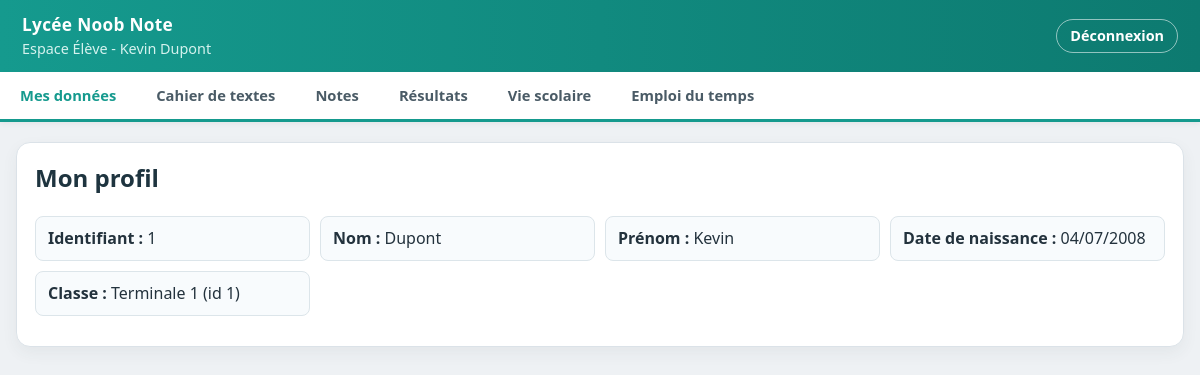
/eleve/mes-donnees (signed in), run on the app's committed database.
### tables this page shows
CREATE TABLE Eleves (
            id_eleve TEXT PRIMARY KEY,
            nom TEXT,
            prenom TEXT,
            date_naissance TEXT,
            mot_de_passe TEXT,
            id_classe INTEGER,
            FOREIGN KEY(id_classe) REFERENCES Classes(id_classe)
        );

CREATE TABLE Classes (id_classe INTEGER PRIMARY KEY, nom_classe TEXT);

### app.py (the view)
@app.route('/eleve/mes-donnees')
@login_requis('ELEVE')
def eleve_mes_donnees():
    infos = eleve_connecte().recuperer_infos_personnelles()
    return render_template('mes_donnees.html', onglet_actif='mes_donnees', infos=infos)

### app.py (called while the page is built)
@app.context_processor
def injecter_outils():
    return {
        'couleur_matiere': couleur_matiere,
        'jour_aujourdhui': JOURS_SEMAINE[datetime.now().weekday()] if datetime.now().weekday() < 5 else None,
    }

def executer_sql(sql, params=(), fetch=False, commit=False):
    with sqlite3.connect(DB_PATH) as conn:
        cur = conn.cursor()
        cur.execute(sql, params)
        if commit:
            conn.commit()
        return cur.fetchall() if fetch else None

def login_requis(role=None):
    def decorateur(fonction):
        @wraps(fonction)
        def enveloppe(*args, **kwargs):
            utilisateur = session.get('user')
            if not utilisateur or (role and utilisateur['role'] != role):
                return redirect(url_for('login'))
            return fonction(*args, **kwargs)
        return enveloppe
    return decorateur

def eleve_connecte():
    u = session['user']
    return Eleve(u['id'], u['nom'], u['prenom'])

    def _executer(self, sql, params=(), fetch=False, commit=False):
        return executer_sql(sql, params, fetch=fetch, commit=commit)

    def recuperer_infos_personnelles(self):
        sql = '''SELECT Eleves.id_eleve, Eleves.nom, Eleves.prenom, Eleves.date_naissance,
                        Classes.id_classe, Classes.nom_classe
                 FROM Eleves JOIN Classes ON Eleves.id_classe = Classes.id_classe
                 WHERE Eleves.id_eleve = ?'''
        res = self._executer(sql, (self.id,), fetch=True)
        if not res:
            return None
        ligne = res[0]
        return {'id_eleve': ligne[0], 'nom': ligne[1], 'prenom': ligne[2],
                'date_naissance': ligne[3], 'id_classe': ligne[4], 'nom_classe': ligne[5]}

### templates/mes_donnees.html (shortened to what this page needs)
{% extends "base_eleve.html" %}
{% block contenu %}
<section class="card page-simple">
    <h2>Mon profil</h2>
    {% if infos %}
        <div class="infos-grid">
            <p><strong>Identifiant :</strong> {{ infos.id_eleve }}</p>
            <p><strong>Nom :</strong> {{ infos.nom }}</p>
            <p><strong>Prénom :</strong> {{ infos.prenom }}</p>
            <p><strong>Date de naissance :</strong> {{ infos.date_naissance }}</p>
            <p><strong>Classe :</strong> {{ infos.nom_classe }} (id {{ infos.id_classe }})</p>
        </div>
    {% else %}
        <p>Impossible de charger les données de l'élève.</p>
    {% endif %}
</section>
{% endblock %}

### templates/base_eleve.html (shortened to what this page needs)
<!DOCTYPE html>
<html lang="fr">
<head>
    <link rel="stylesheet" href="{{ url_for('static', filename='css/style.css') }}">
</head>
<body class="page-pronote">
    <header class="barre-haute">
        <div class="identite-etablissement">
            <strong>Lycée Noob Note</strong>
            <span>Espace Élève - {{ session.user.prenom }} {{ session.user.nom }}</span>
        </div>
        <a href="{{ url_for('logout') }}" class="btn-logout">Déconnexion</a>
    </header>
    <nav class="menu-principal">
        <a href="{{ url_for('eleve_mes_donnees') }}" class="onglet-menu {{ 'actif' if onglet_actif == 'mes_donnees' else '' }}">Mes données</a>
        <a href="{{ url_for('eleve_cahier_de_texte') }}" class="onglet-menu {{ 'actif' if onglet_actif == 'cahier_texte' else '' }}">Cahier de textes</a>
        <a href="{{ url_for('eleve_dashboard') }}" class="onglet-menu {{ 'actif' if onglet_actif == 'notes' else '' }}">Notes</a>
        <a href="{{ url_for('eleve_resultats') }}" class="onglet-menu {{ 'actif' if onglet_actif == 'resultats' else '' }}">Résultats</a>
        <a href="{{ url_for('eleve_vie_scolaire') }}" class="onglet-menu {{ 'actif' if onglet_actif == 'vie_scolaire' else '' }}">Vie scolaire</a>
        <a href="{{ url_for('eleve_emploi_du_temps') }}" class="onglet-menu {{ 'actif' if onglet_actif == 'emploi_du_temps' else '' }}">Emploi du temps</a>
    </nav>
    <main class="container-pronote contenu-ecran-eleve">
        {% block contenu %}{% endblock %}
    </main>
</body>
</html>

### static/css/style.css (style rules this page uses)
:root { --fond-page: #eef1f4; --fond-carte: #ffffff; --bordure: #dbe2e8; --texte-principal: #23323d; --texte-secondaire: #64757f; --pronote: #159a8e; --pronote-fonce: #0d7a70; --pronote-clair: #e3f5f2; --barre-foncee: #2f3a42; --danger: #d13b3b; --info: #2f78b7; }
* { box-sizing: border-box; }
body { margin: 0; font-family: 'Segoe UI', Tahoma, Geneva, Verdana, sans-serif; color: var(--texte-principal); background: var(--fond-page); line-height: 1.45; }
h2, h3, h4 { color: #1e343f; }
.barre-haute, header { background: linear-gradient(90deg, var(--pronote) 0%, var(--pronote-fonce) 100%); color: #fff; padding: 12px 22px; display: flex; align-items: center; justify-content: space-between; box-shadow: 0 2px 6px rgba(0, 0, 0, 0.12); }
.identite-etablissement { display: flex; flex-direction: column; gap: 2px; }
.identite-etablissement strong { font-size: 1.08rem; letter-spacing: 0.3px; }
.identite-etablissement span { color: #d5f2ee; font-size: 0.9rem; }
.menu-principal { display: flex; background: #ffffff; border-bottom: 3px solid var(--pronote); box-shadow: 0 2px 5px rgba(0, 0, 0, 0.05); overflow-x: auto; }
.onglet-menu { color: #4a5b66; text-decoration: none; padding: 13px 20px; font-weight: 600; font-size: 0.92rem; white-space: nowrap; border-bottom: 3px solid transparent; margin-bottom: -3px; transition: color 0.15s, border-color 0.15s; }
.onglet-menu.actif { color: var(--pronote); border-bottom-color: var(--pronote); }
.btn-logout { color: #fff; text-decoration: none; font-weight: 600; font-size: 0.9rem; border: 1px solid rgba(255, 255, 255, 0.55); padding: 6px 13px; border-radius: 20px; transition: background 0.15s; }
.container, .container-pronote { max-width: 1240px; margin: 20px auto; padding: 0 16px; }
.contenu-ecran-eleve { padding-bottom: 30px; }
.card { background: var(--fond-carte); border: 1px solid var(--bordure); border-radius: 14px; padding: 18px; margin-bottom: 16px; box-shadow: 0 6px 16px rgba(43, 60, 75, 0.06); }
.page-simple h2 { margin-top: 0; }
.infos-grid { display: grid; grid-template-columns: repeat(auto-fit, minmax(240px, 1fr)); gap: 10px; margin-bottom: 12px; }
.infos-grid p { margin: 0; padding: 10px 12px; border: 1px solid #dce5ea; border-radius: 8px; background: #f8fbfd; }

### data on the page
Eleves: user.prenom "Kevin", user.nom "Dupont", id_eleve "1", nom "Dupont", prenom "Kevin", date_naissance "04/07/2008"
Classes: nom_classe "Terminale 1", id_classe "1"
